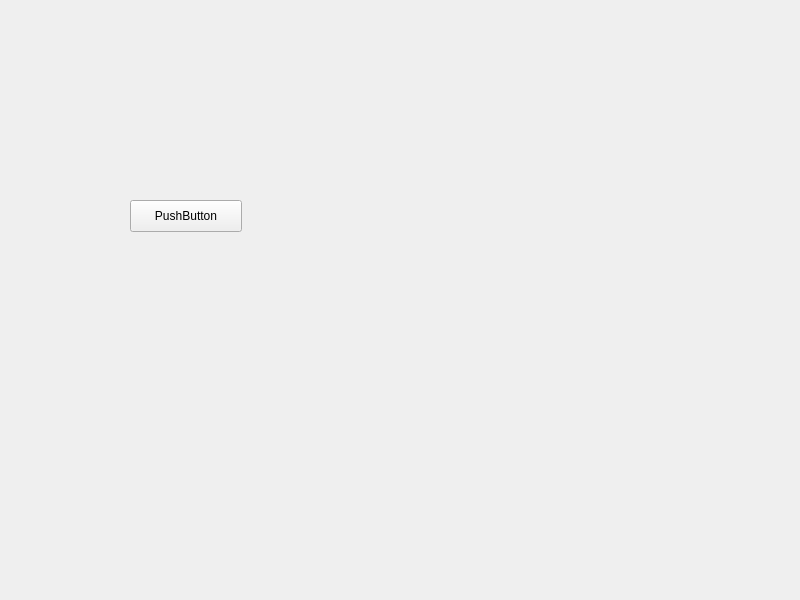
<?xml version="1.0" encoding="UTF-8"?>
<ui version="4.0">
 <class>form</class>
 <widget class="QWidget" name="form">
  <property name="geometry">
   <rect>
    <x>0</x>
    <y>0</y>
    <width>800</width>
    <height>600</height>
   </rect>
  </property>
  <property name="windowTitle">
   <string>form</string>
  </property>
  <widget class="QPushButton" name="pushButton">
   <property name="geometry">
    <rect>
     <x>130</x>
     <y>200</y>
     <width>112</width>
     <height>32</height>
    </rect>
   </property>
   <property name="text">
    <string>PushButton</string>
   </property>
  </widget>
 </widget>
 <resources/>
 <connections/>
</ui>
